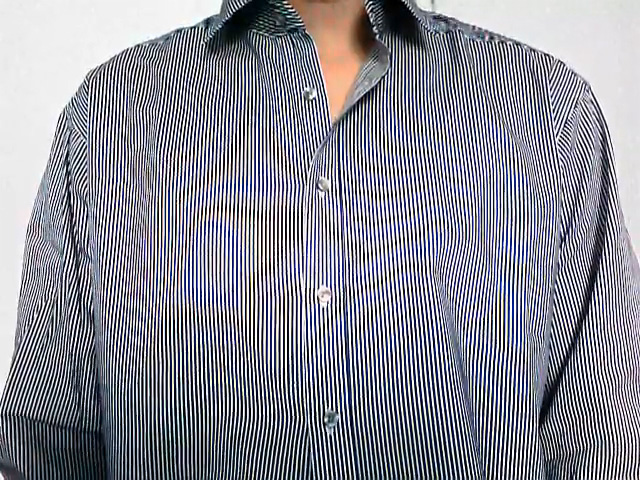
#> input picture images/shirt_video.jpg, 640 x 480 px
$ python oversampling.py
#> lines starting #> are read from the running program, lines starting #| are printed output that depends on the picture
import cv2
import numpy as np
from matplotlib import pyplot as plt

"2D Convolution (Image Filtering) for image."

# Original image with 'Salt-and-pepper' noise addition
img = cv2.imread('./../images/shirt_video.jpg',0)
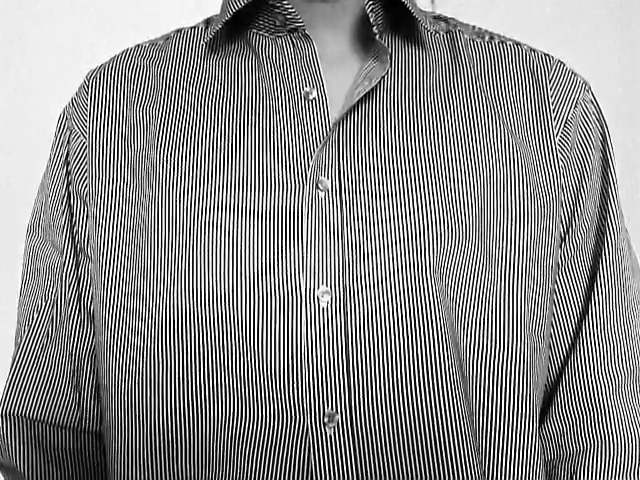
#> img: shape (480, 640); min 0, max 255, mean 140.6

kernel = np.ones((5,5), np.float32) / 25
dst = cv2.filter2D(img, -1, kernel)
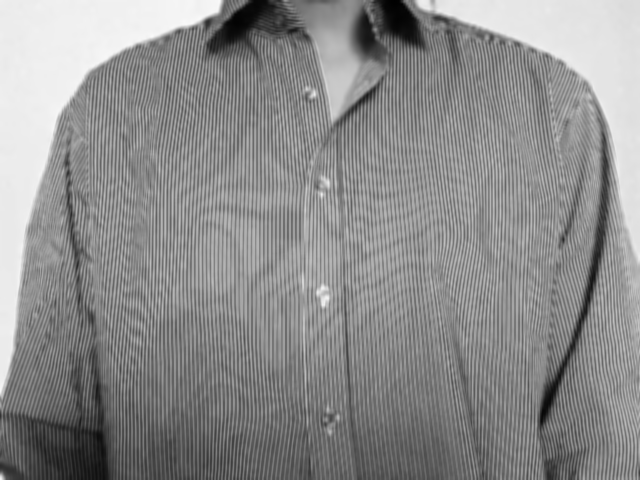
#> dst: shape (480, 640); min 0, max 249, mean 140.6

plt.subplot(121), plt.imshow(img), plt.title('Original')
plt.xticks([]), plt.yticks([])
plt.subplot(122), plt.imshow(dst), plt.title('Averaging')
plt.xticks([]), plt.yticks([])
plt.show()
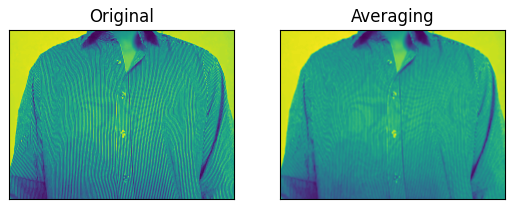
#> figure drawn by matplotlib, 2 panels

# Example of writting an image
out_path = './../out/average_img.png'
cv2.imwrite(out_path, dst)

blur = cv2.bilateralFilter(img, 9, 75, 75)
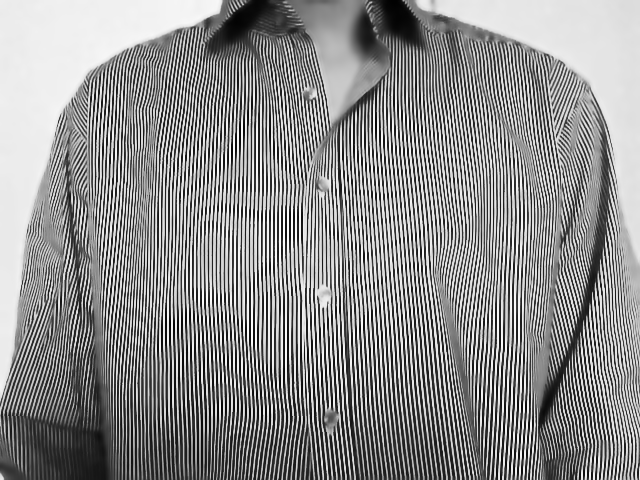
#> blur: shape (480, 640); min 1, max 253, mean 140.8
plt.subplot(121), plt.imshow(img), plt.title('Original')
plt.xticks([]), plt.yticks([])
plt.subplot(122), plt.imshow(blur), plt.title('Bilateral')
plt.xticks([]), plt.yticks([])
plt.show()
